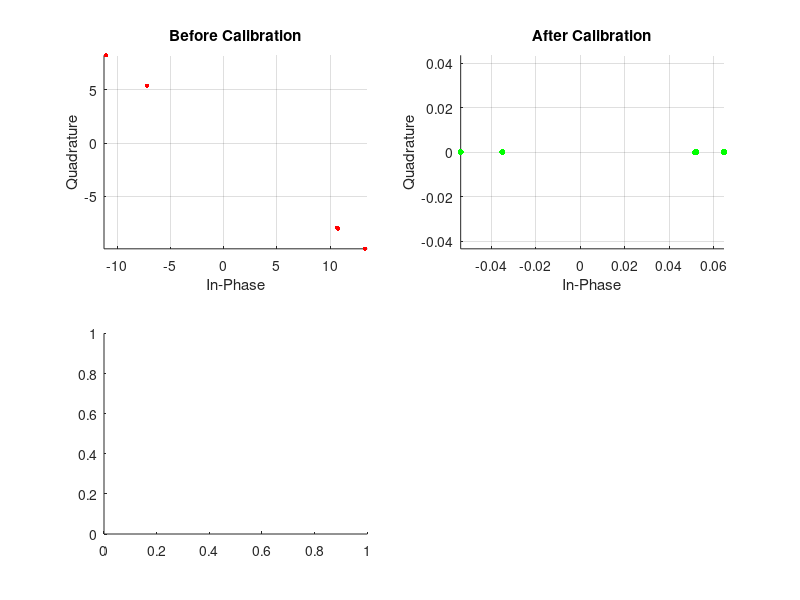

MATLAB code for this plot: (Note: this script raises an error after producing the figure.)
clc;
clear;
close all;
%% ================= USER INPUT =================
N = input('Enter number of symbols (e.g., 10000): ');
noise_level = input('Enter noise level (0.05 to 0.2): ');
gain = input('Enter gain mismatch (e.g., 1.4): ');
phase = input('Enter phase error in radians (e.g., pi/6): ');
IQ = input('Enter IQ imbalance (e.g., 0.25): ');
M = 4;
pilot_ratio = 0.1;
%% ================= DATA =================
data = randi([0 M-1], N, 1);
% QPSK mapping
map = [1+1j, -1+1j, -1-1j, 1-1j];
tx = map(data+1).';
% Normalize
tx = tx / sqrt(mean(abs(tx).^2));
%% ================= PILOTS =================
numPilots = round(pilot_ratio * N);
pilots = ones(numPilots,1);
tx_total = [pilots; tx];
%% ================= CHANNEL =================
noise = noise_level * (randn(size(tx_total)) + 1j*randn(size(tx_total)));
rx = tx_total + noise;
%% ================= IMPAIRMENTS =================
rx_imp = gain * rx .* exp(1j*phase) + IQ * conj(rx);
%% ================= BEFORE CALIBRATION =================
rx_before = rx_imp(numPilots+1:end);
demod_before = zeros(N,1);
for i=1:N
    r = rx_before(i);
    if real(r)>=0 && imag(r)>=0
        demod_before(i)=0;
    elseif real(r)<0 && imag(r)>=0
        demod_before(i)=1;
    elseif real(r)<0 && imag(r)<0
        demod_before(i)=2;
    else
        demod_before(i)=3;
    end
end
BER_before = sum(data ~= demod_before)/N;
EVM_before = sqrt(mean(abs(rx_before - tx).^2));
%% ================= CALIBRATION =================
rx_pilot = rx_imp(1:numPilots);
H_est = mean(rx_pilot ./ pilots);
rx_corr = rx_imp / H_est;
% IQ imbalance correction
rx_corr = (rx_corr - IQ * conj(rx_corr)) / (1 - IQ^2);
rx_after = rx_corr(numPilots+1:end);
%% ================= AFTER CALIBRATION =================
demod_after = zeros(N,1);
for i=1:N
    r = rx_after(i);
    if real(r)>=0 && imag(r)>=0
        demod_after(i)=0;
    elseif real(r)<0 && imag(r)>=0
        demod_after(i)=1;
    elseif real(r)<0 && imag(r)<0
        demod_after(i)=2;
    else
        demod_after(i)=3;
    end
end
BER_after = sum(data ~= demod_after)/N;
EVM_after = sqrt(mean(abs(rx_after - tx).^2));
%% ================= PRINT RESULTS =================
fprintf('\n------ PERFORMANCE RESULTS ------\n');
fprintf('BER Before Calibration = %.4f\n', BER_before);
fprintf('BER After Calibration = %.4f\n', BER_after);
fprintf('EVM Before Calibration = %.4f\n', EVM_before);
fprintf('EVM After Calibration = %.4f\n', EVM_after);
%% ================= PLOTS =================
figure('Color','w','Position',[100 100 1000 700]);
% -------- BEFORE CONSTELLATION --------
subplot(2,2,1);
scatter(real(rx_before), imag(rx_before), 10, 'r', 'filled');
title('Before Calibration');
xlabel('In-Phase'); ylabel('Quadrature');
grid on; axis equal;
% -------- AFTER CONSTELLATION --------
subplot(2,2,2);
scatter(real(rx_after), imag(rx_after), 20, 'g', 'filled');
title('After Calibration');
xlabel('In-Phase'); ylabel('Quadrature');
grid on; axis equal;
% -------- IDEAL CONSTELLATION --------
subplot(2,2,3);
scatter(real(tx(1:200)), imag(tx(1:200)), 30, 'g', 'filled');
title('Ideal Constellation');
xlabel('In-Phase'); ylabel('Quadrature');
grid on; axis equal;
% -------- FIXED POLAR PLOT --------
subplot(2,2,4);
theta = linspace(0,2*pi,200);
% 🔥 Strong difference so RED is visible
before = 1.4 + 0.4*cos(theta + phase); % RED (distorted)
after = ones(size(theta)); % GREEN (perfect)
% Plot GREEN first, then RED
polarplot(theta, after, 'g-o','LineWidth',2);
hold on;
polarplot(theta, before, 'r-*','LineWidth',3);
title('Antenna Phase Calibration');
legend('After Calibration','Before Calibration','Location','best');
sgtitle('Constellation Diagram & Calibration Results','FontWeight','bold');
